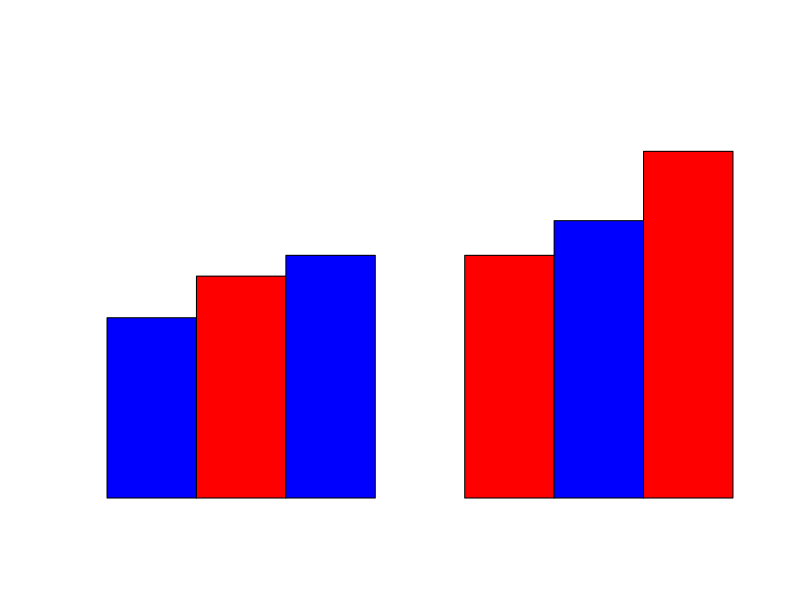

This figure's R source: (Note: this script raises an error after producing the figure.)
# Create a data frame with the given data
data <- data.frame(
  Year = c(2001, 2002, 2003),
  Export = c(26, 32, 35),
  Import = c(35, 40, 50)
)

# Create a bar plot
barplot(as.matrix(data[, 2:3]), 
        beside = TRUE, 
        names.arg = data$Year, 
        col = c("blue", "red"),
        legend.text = c("Export", "Import"),
        main = "Export and Import from 2001 to 2003",
        xlab = "Year",
        ylab = "Amount (in billions)",
        ylim = c(0, 60))

# Add a grid for better visualization
grid()

